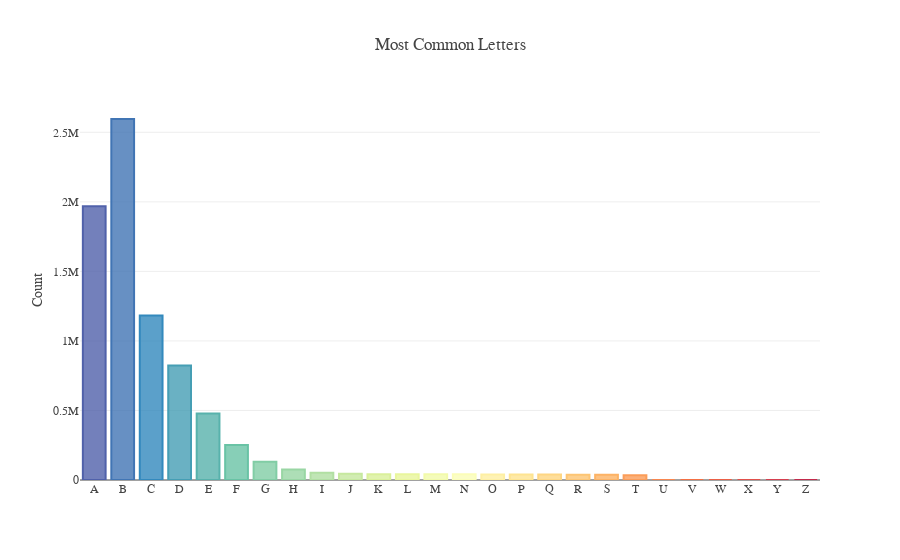

Here is the notebook cell this chart was saved with:
### Code cell
df=train[['f_27']]
for letter in string.ascii_uppercase:
    df['{}'.format(letter)]=df['f_27'].str.count(letter)
df_sum=df.iloc[:,1:].sum(axis=0).rename('sum').reset_index()
pal=sns.color_palette("Spectral_r",28).as_hex()
pal=[j for i,j in enumerate(pal) if i !=14]
rgb=['rgba'+str(matplotlib.colors.to_rgba(i,0.8)) for i in pal] 
fig = go.Figure()
fig.add_trace(go.Bar(x=df_sum['index'], y=df_sum['sum'], marker_color=rgb, 
                     marker_line=dict(color=pal,width=2),
                     showlegend=False))
fig.update_layout(template=temp,title="Most Common Letters",
                  yaxis_title="Count", width=900)
fig.show()
